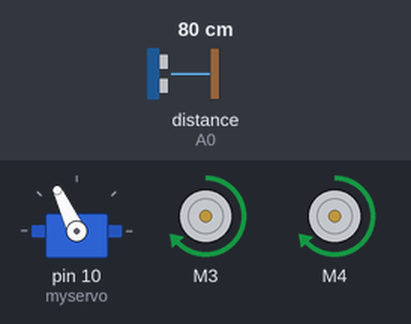
Simulated run of this sketch. Board: Arduino Uno, built with avr-gcc and run on an emulated ATmega328P. Shown: servo, 2 × DC motor (green arrow = forward, orange = backward, longer = faster). The test bench sets the inputs (shaded band); at power-on: distance to the obstacle (sensor on A0) 80 cm. The echo pulse lasts 58.3 µs per cm.

Above: at 3.7 s.
3.8 s: distance to the obstacle (sensor on A0) set to 17 cm
5.3 s: distance to the obstacle (sensor on A0) set to 13 cm
At 6.8 s:
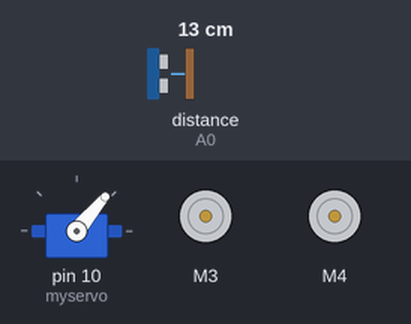
8.3 s: distance to the obstacle (sensor on A0) set to 18 cm
At 8.74 s:
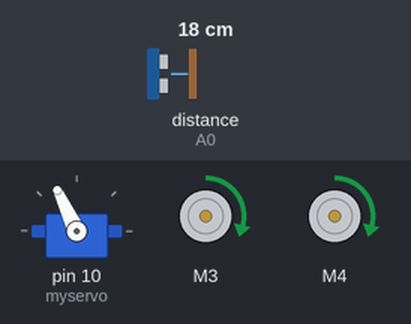
10.5 s: distance to the obstacle (sensor on A0) set to 2 cm
At 12.9 s:
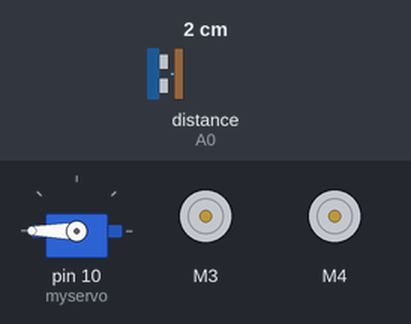
13.5 s: distance to the obstacle (sensor on A0) set to 35 cm
At 14.7 s:
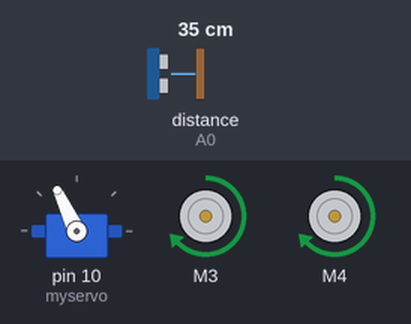
Timing chart, 0 to 16.5 s (numbered marks = the images above; inputs shaded):
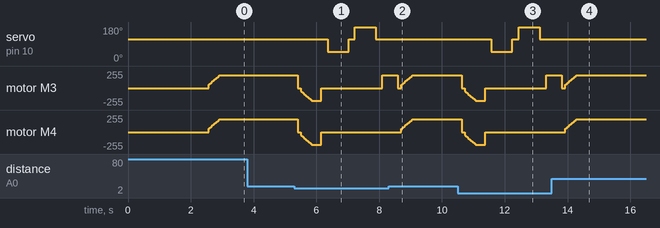

The sketch:

Obstacle-avoidance-mode.ino
```cpp
//ARDUINO OBSTACLE AVOIDING CAR

//Before uploading the code you have to install the necessary library
//AFMotor Library https://github.com/Super44day/2WD-Arduino-Car
//NewPing Library https://github.com/Super44day/2WD-Arduino-Car

// To Install the libraries go to sketch >> Include Library >> Add .ZIP File >> Select the Downloaded ZIP files From the Above links //


#include <AFMotor.h>
#include <NewPing.h>
#include <Servo.h>


#define TRIG_PIN A1
#define ECHO_PIN A0   //Echo and Trig pin connected with A0 A1 pin
#define MAX_DISTANCE 200
#define MAX_SPEED 190 // sets speed of DC  motors
#define MAX_SPEED_OFFSET 20

NewPing sonar(TRIG_PIN, ECHO_PIN, MAX_DISTANCE);
AF_DCMotor motorL(3); //M3 connected with left wheel
AF_DCMotor motorR(4); //M4 connnected with right wheel

Servo myservo;

boolean goesForward=false;
int distance = 100;
int speedSet = 0;

void setup() {
  myservo.attach(10);
  myservo.write(115); //Adjust the servo to look forward
  delay(2000);
  distance = readPing();
  delay(100);
  distance = readPing();
  delay(100);
  distance = readPing();
  delay(100);

}
void loop() {
 int distanceR = 0;
 int distanceL = 0;
 delay(40);

 if(distance<=15)
 {
  moveStop();
  delay(100);
  moveBackward();
  delay(300);
  moveStop();
  delay(200);
  distanceR = lookRight();
  delay(200);
  distanceL = lookLeft();
  delay(200);

  if(distanceR>=distanceL)
  {
    turnRight();
    moveStop();
  }else
  {
    turnLeft();
    moveStop();
  }
 }else
 {
  moveForward();
 }
 distance = readPing();
}

//get distance of right
int lookRight()
{
    myservo.write(50);
    delay(500);
    int distance = readPing();
    delay(100);
    myservo.write(115);
    return distance;
}

//get distance of left
int lookLeft()
{
    myservo.write(180);
    delay(500);
    int distance = readPing();
    delay(100);
    myservo.write(115);
    return distance;
    delay(100);
}

//ultrasonic sensor get distance information
int readPing() {
  delay(70);
  int cm = sonar.ping_cm();
  if(cm==0)
  {
    cm = 250;
  }
  return cm;
}

void moveStop() {
  motorL.run(RELEASE);
  motorR.run(RELEASE);

  }

void moveForward() {
 if(!goesForward)
  {
    goesForward=true;
    motorL.run(FORWARD);
    motorR.run(FORWARD);

   for (speedSet = 50; speedSet < MAX_SPEED; speedSet +=2) // slowly bring the speed up to avoid loading down the batteries too quickly
   {
    motorL.setSpeed(speedSet);
    motorR.setSpeed(speedSet);

    delay(5);
   }
  }
}

void moveBackward() {
    goesForward=false;
    motorL.run(BACKWARD);
    motorR.run(BACKWARD);

  for (speedSet = 50; speedSet < MAX_SPEED; speedSet +=2) // slowly bring the speed up to avoid loading down the batteries too quickly
  {
    motorL.setSpeed(speedSet);
    motorR.setSpeed(speedSet);
    delay(5);
  }
}

void turnRight() {
  motorL.run(FORWARD);
  delay(500);
  motorL.run(FORWARD);
  motorR.run(FORWARD);

}

void turnLeft() {
  motorR.run(FORWARD);
  delay(500);
  motorL.run(FORWARD);
  motorR.run(FORWARD);

}
```

Measured:
- the behaviour switches between 16 and 15 cm on distance to the obstacle (sensor on A0) (found by bisection; images 0 and 1)
- after the input at 3.8 s, every drawn part: stays the same
- after the input at 5.3 s, servo on pin 10 (myservo): 115° → 50° after 1.1 s, → 115° 0.67 s later, → 180° 0.20 s later, → 115° 0.67 s later
- after the input at 8.3 s, servo on pin 10 (myservo): stays 115° (without the input it goes to 50° after 1.4 s)
- after the input at 10.5 s, servo on pin 10 (myservo): 115° → 50° after 1.1 s, → 115° 0.67 s later, → 180° 0.20 s later, → 115° 0.67 s later
- after the input at 13.5 s, servo on pin 10 (myservo): stays 115° (without the input it goes to 50° after 1.4 s)
